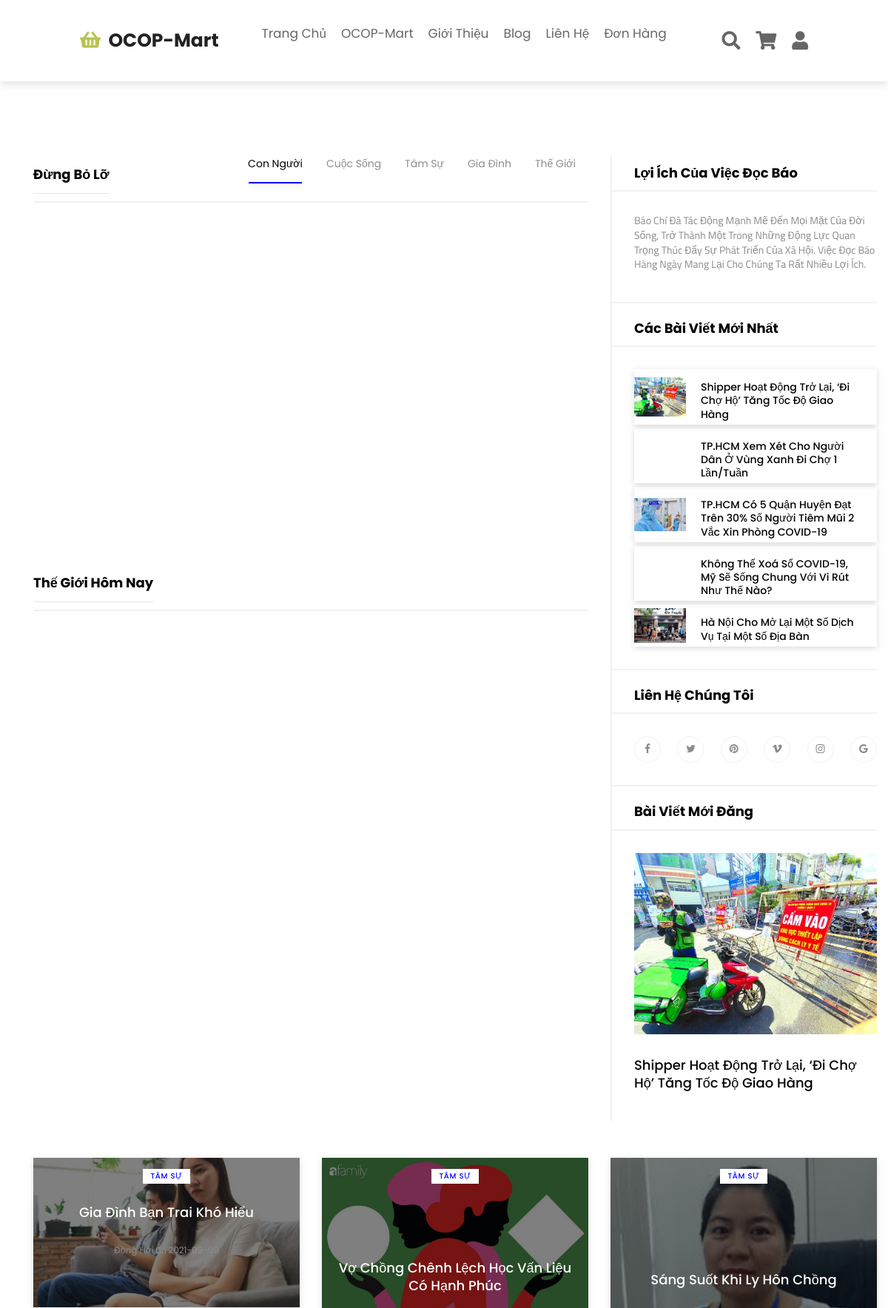
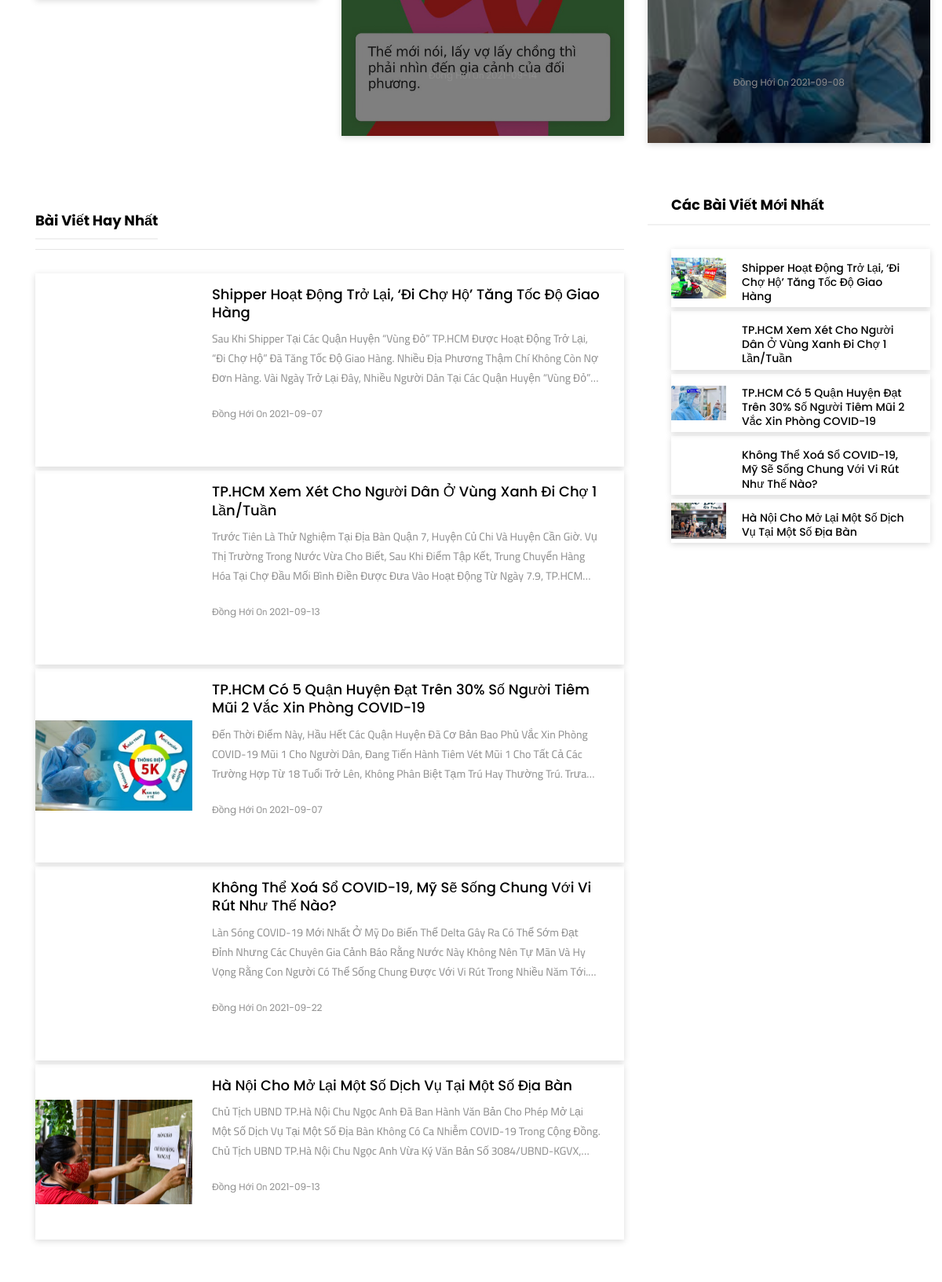
Page /blog (upper part) on the committed database (2 pictures, top to bottom).
### tables this page shows
CREATE TABLE IF NOT EXISTS `catenews` (
  `IdCateNews` int(11) NOT NULL AUTO_INCREMENT,
  `NameCateNews` varchar(120) NOT NULL,
  PRIMARY KEY (`IdCateNews`)
);

CREATE TABLE IF NOT EXISTS `news` (
  `IdNew` int(11) NOT NULL AUTO_INCREMENT,
  `IdCateNews` int(11) NOT NULL,
  `Title` text NOT NULL,
  `Section1` text NOT NULL,
  `Section2` text NOT NULL,
  `Section3` text NOT NULL,
  `Date` date NOT NULL,
  `Location` varchar(200) NOT NULL,
  `ImgNew1` varchar(200) NOT NULL,
  `ImgNew2` varchar(200) NOT NULL,
  `specialNew` int(11) DEFAULT NULL,
  `slug` text,
  PRIMARY KEY (`IdNew`) USING BTREE,
  KEY `fk_cate_new` (`IdCateNews`)
);

### mvc/views/UserView/enitiesView/blog.php (the view, shortened to what the rows shown need)
<link rel="stylesheet" href="./mvc/public/user/css/cssblog/style.css">
<div class="main-contain-blog">
    <div class="main-content-wrapper section-padding-100">
        <div class="container">
            <div class="row justify-content-center">
                <div class="col-12 col-lg-8">
                    <div class="post-content-area mb-50">
                        <div class="world-catagory-area">
                            <ul class="nav nav-tabs" id="myTab" role="tablist">
                                <?php
                                if(isset($data['set_catenew_blog'])){
                                    $set_catenew_blog = $data['set_catenew_blog'];
                                    $i=0;
                                    foreach($set_catenew_blog as $key => $value){
                                        foreach($value as $k => $vl){
                                            echo ' <li class="nav-item">
                                            <a class="nav-link '; if($i==0){echo "active";}
                                            echo '" id="tab1" data-toggle="tab" href="javascript:value(0)"
                                                role="tab" aria-controls="world-tab-1" aria-selected="true">'.$set_catenew_blog[$key]['NameCateNews'].'</a>
                                        </li>';
                                        $i++;
                                            break;
                                        }}
                                }
                                ?>
                            </ul>
                        </div>
                    </div>
                </div>
                <div class="col-12 col-md-8 col-lg-4">
                    <div class="post-sidebar-area wow fadeInUpBig" data-wow-delay="0.2s">
                        <div class="sidebar-widget-area">
                            <div class="widget-content">
                                <?php
                                if(isset($data['set_new_blog'])){
                                    $set_new_blog= $data['set_new_blog'];
                                    $i=0;
                                    foreach($set_new_blog as $key => $value){
                                        foreach($value as $k => $vl){
                                            if($i <5){
                                                echo '<div class="single-blog-post post-style-2 d-flex align-items-center widget-post">
                                                <div class="post-thumbnail">
                                                    <img src="./mvc/public/ImgNew/'.$set_new_blog[$key]['ImgNew1'].'" alt="">
                                                </div>
                                                <div class="post-content">
                                                    <a href="detailblog/post/'.$set_new_blog[$key]['slug'].'/'.$set_new_blog[$key]['IdNew'].'" class="headline">
                                                        <h5 class="mb-0">'.$set_new_blog[$key]['Title'].'
                                                        </h5>
                                                    </a>
                                                </div>
                                            </div>';
                                            $i++;
                                            break;
                                            }
                                        }}
                                }else{
                                    echo 123;
                                }
                                ?>
                            </div>
                        </div>
                        <div class="sidebar-widget-area">
                            <div class="widget-content">
                                <?php
                                if(isset($data['set_lasted_blog'])){
                                    $set_lasted_blog = $data['set_lasted_blog'];
                                    foreach($set_lasted_blog as $key => $value){
                                        foreach($value as $k => $vl){
                                            echo '   <div class="single-blog-post todays-pick">
                                            <div class="post-thumbnail">
                                                <img src="./mvc/public/ImgNew/'.$set_lasted_blog[$key]['ImgNew1'].'" alt="">
                                            </div>
                                            <div class="post-content px-0 pb-0">
                                                <a href="detailblog/post/'.$set_lasted_blog[$key]['slug'].'/'.$set_lasted_blog[$key]['IdNew'].'" class="headline">
                                                    <h5>'.$set_lasted_blog[$key]['Title'].'</h5>
                                                </a>
                                            </div>
                                        </div>';
                                            break;
                                        }}
                                }
                                ?>
                            </div>
                        </div>
                    </div>
                </div>
            </div>
            <div class="row justify-content-center">
                <?php
                if(isset($data['set_post_had_id_three'])){
                    $set_post_had_id_three = $data['set_post_had_id_three'];
                    foreach($set_post_had_id_three as $key => $value){
                        foreach($value as $k => $vl){
                            echo'  <div class="col-12 col-md-6 col-lg-4">
                            <div class="single-blog-post post-style-3 mt-50 wow fadeInUpBig" data-wow-delay="0.2s">
                                <div class="post-thumbnail">
                                    <img src="./mvc/public/ImgNew/'.$set_post_had_id_three[$key]['ImgNew2'].'" alt="">
                                    <div class="post-content d-flex align-items-center justify-content-between">
                                        <div class="post-tag"><a href="#">'.$set_post_had_id_three[$key]['NameCateNews'].'</a></div>
                                        <a href="detailblog/post/'.$set_post_had_id_three[$key]['slug'].'/'.$set_post_had_id_three[$key]['IdNew'].'" class="headline">
                                            <h5>'.$set_post_had_id_three[$key]['Title'].'</h5>
                                        </a>
                                        <div class="post-meta">
                                            <p><a href="#" class="post-author">'.$set_post_had_id_three[$key]['Location'].'</a> on <a href="#" class="post-date">'.$set_post_had_id_three[$key]['Date'].'</a></p>
                                        </div>
                                    </div>
                                </div>
                            </div>
                        </div>';
                            break;
                        }}
                }
                ?>
            </div>
            <div class="world-latest-articles">
                <div class="row">
                    <div class="col-12 col-lg-8">
                        <?php
                        if(isset($data['set_new_blog'])){
                            $set_new_blog = $data['set_new_blog'];
                            $i=0;
                            foreach($set_new_blog as $key => $value){
                                foreach($value as $k => $vl){
                                    if($i<5){
                                        echo '  <div class="single-blog-post post-style-4 d-flex align-items-center wow fadeInUpBig"
                                        data-wow-delay="0.2s">
                                        <div class="post-thumbnail">
                                            <img src="./mvc/public/ImgNew/'.$set_new_blog[$key]['ImgNew2'].'" alt="">
                                        </div>
                                        <div class="post-content">
                                            <a href="detailblog/post/'.$set_new_blog[$key]['slug'].'/'.$set_new_blog[$key]['IdNew'].'" class="headline">
                                                <h5>'.$set_new_blog[$key]['Title'].'</h5>
                                            </a>
                                            <p>'.$set_new_blog[$key]['Section1'].'</p>
                                            <div class="post-meta">
                                                <p><a href="#" class="post-author">'.$set_new_blog[$key]['Location'].'</a> on <a href="#" class="post-date">
                                                '.$set_new_blog[$key]['Date'].'</a></p>
                                            </div>
                                        </div>
                                    </div>';
                                    }
                                    $i++;
                                    break;
                                }}
                        }
                        ?>
                    </div>
                    <div class="col-12 col-lg-4">
                        <div class="sidebar-widget-area">
                            <div class="widget-content">
                                <?php
                                if(isset($data['set_new_blog'])){
                                    $set_new_blog= $data['set_new_blog'];
                                    $i=0;
                                    foreach($set_new_blog as $key => $value){
                                        foreach($value as $k => $vl){
                                            if($i <5){
                                                echo '<div class="single-blog-post post-style-2 d-flex align-items-center widget-post">
                                                <div class="post-thumbnail">
                                                    <img src="./mvc/public/ImgNew/'.$set_new_blog[$key]['ImgNew1'].'" alt="">
                                                </div>
                                                <div class="post-content">
                                                    <a href="detailblog/post/'.$set_new_blog[$key]['slug'].'/'.$set_new_blog[$key]['IdNew'].'" class="headline">
                                                        <h5 class="mb-0">'.$set_new_blog[$key]['Title'].'
                                                        </h5>
                                                    </a>
                                                </div>
                                            </div>';
                                            $i++;
                                            break;
                                            }
                                        }}
                                }else{
                                    echo 123;
                                }
                                ?>
                            </div>
                        </div>
                    </div>
                </div>
            </div>
        </div>
    </div>
</div>

### rows in the picture
catenews: NameCateNews "Con Người"
catenews: NameCateNews "Cuộc Sống"
catenews: NameCateNews "Tâm Sự"
catenews: NameCateNews "Gia Đình"
catenews: NameCateNews "Thế Giới"
news: ImgNew1 (picture), Title "Shipper Hoạt Động Trở Lại, ‘đi Chợ Hộ’ Tăng Tốc Độ Giao Hàng", Section1 "Sau Khi Shipper Tại Các Quận Huyện “vùng Đỏ” TP.HCM Được Hoạt Động Trở Lại, “đi Chợ Hộ” Đã Tăng Tốc Độ Giao Hàng. Nhiều Địa Phương Thậm Chí Không Còn Nợ Đơn Hàng. Vài Ngày Trở Lại Đây, Nhiều Người Dân Tại Các Quận Huyện “vùng…", Location "Đồng Hới", Date "2021-09-07"
news: Title "TP.HCM Xem Xét Cho Người Dân Ở Vùng Xanh Đi Chợ 1 Lần/Tuần", Section1 "Trước Tiên Là Thử Nghiệm Tại Địa Bàn Quận 7, Huyện Củ Chi Và Huyện Cần Giờ. Vụ Thị Trường Trong Nước Vừa Cho Biết, Sau Khi Điểm Tập Kết, Trung Chuyển Hàng Hóa Tại Chợ Đầu Mối Bình Điền Được Đưa Vào Hoạt Động Từ Ngày 7.9,…", Location "Đồng Hới", Date "2021-09-13"
news: ImgNew1 (picture), Title "TP.HCM Có 5 Quận Huyện Đạt Trên 30% Số Người Tiêm Mũi 2 Vắc Xin Phòng COVID-19", ImgNew2 (picture), Section1 "Đến Thời Điểm Này, Hầu Hết Các Quận Huyện Đã Cơ Bản Bao Phủ Vắc Xin Phòng COVID-19 Mũi 1 Cho Người Dân, Đang Tiến Hành Tiêm Vét Mũi 1 Cho Tất Cả Các Trường Hợp Từ 18 Tuổi Trở Lên, Không Phân Biệt Tạm Trú Hay Thường Trú.…", Location "Đồng Hới", Date "2021-09-07"
news: Title "Không Thể Xoá Sổ COVID-19, Mỹ Sẽ Sống Chung Với Vi Rút Như Thế Nào?", Section1 "Làn Sóng COVID-19 Mới Nhất Ở Mỹ Do Biến Thể Delta Gây Ra Có Thể Sớm Đạt Đỉnh Nhưng Các Chuyên Gia Cảnh Báo Rằng Nước Này Không Nên Tự Mãn Và Hy Vọng Rằng Con Người Có Thể Sống Chung Được Với Vi Rút Trong Nhiều Năm…", Location "Đồng Hới", Date "2021-09-22"
news: ImgNew1 (picture), Title "Hà Nội Cho Mở Lại Một Số Dịch Vụ Tại Một Số Địa Bàn", ImgNew2 (picture), Section1 "Chủ Tịch UBND TP.Hà Nội Chu Ngọc Anh Đã Ban Hành Văn Bản Cho Phép Mở Lại Một Số Dịch Vụ Tại Một Số Địa Bàn Không Có Ca Nhiễm COVID-19 Trong Cộng Đồng. Chủ Tịch UBND TP.Hà Nội Chu Ngọc Anh Vừa Ký Văn Bản Số…", Location "Đồng Hới", Date "2021-09-13"
news: ImgNew2 (picture), IdCateNews.NameCateNews "TÂM SỰ", Title "Gia Đình Bạn Trai Khó Hiểu", Location "Đồng Hới", Date "2021-09-09"
news: ImgNew2 (picture), IdCateNews.NameCateNews "TÂM SỰ", Title "Vợ Chồng Chênh Lệch Học Vấn Liệu Có Hạnh Phúc", Location "Đồng Hới", Date "2021-09-14"
news: ImgNew2 (picture), IdCateNews.NameCateNews "TÂM SỰ", Title "Sáng Suốt Khi Ly Hôn Chồng", Location "Đồng Hới", Date "2021-09-08"
